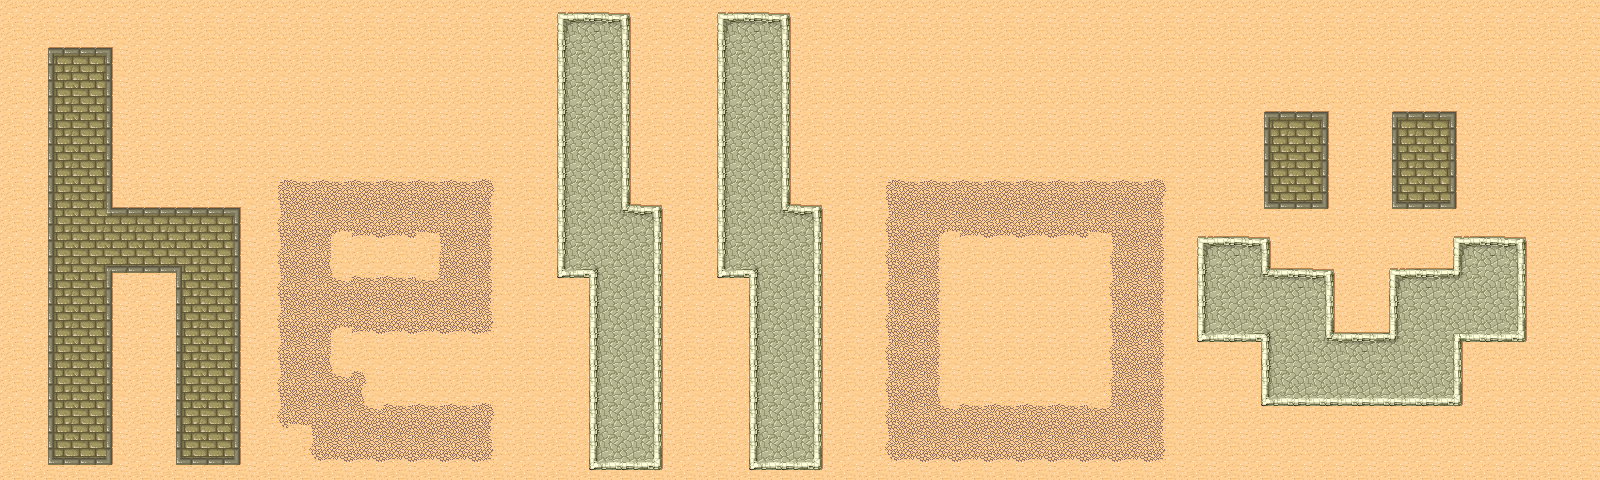

This is a level from a 2D game, rendered from its Tiled map with the project's own tilesets. A one-line summary and the map file follow, with tile-layer data summarised:
An orthogonal 50x15 tile map with 32x32 px tiles, 1 tile layer (Capa de Patrones 1).

<map version="1.0" orientation="orthogonal" renderorder="left-up" width="50" height="15" tilewidth="32" tileheight="32" nextobjectid="1">
 <tileset firstgid="1" name="tmw_desert_spacing" tilewidth="32" tileheight="32" spacing="1" margin="1" tilecount="48" columns="8">
  <image source="tmw_desert_spacing.png" width="265" height="199" />
  <terraintypes>
   <terrain name="Brick" tile="-1" />
   <terrain name="Dirt" tile="-1" />
   <terrain name="GreenBrick" tile="-1" />
  </terraintypes>
  <tile id="0" terrain=",,,0" />
  <tile id="1" terrain=",,0,0" />
  <tile id="2" terrain=",,0," />
  <tile id="3" terrain="1,1,1," />
  <tile id="4" terrain="1,1,,1" />
  <tile id="5" terrain=",,,1" />
  <tile id="6" terrain=",,1,1" />
  <tile id="7" terrain=",,1," />
  <tile id="8" terrain=",0,,0" />
  <tile id="9" terrain="0,0,0,0" />
  <tile id="10" terrain="0,,0," />
  <tile id="11" terrain="1,,1,1" />
  <tile id="12" terrain=",1,1,1" />
  <tile id="13" terrain=",1,,1" />
  <tile id="14" terrain="1,1,1,1" />
  <tile id="15" terrain="1,,1," />
  <tile id="16" terrain=",0,," />
  <tile id="17" terrain="0,0,," />
  <tile id="18" terrain="0,,," />
  <tile id="19" terrain="0,0,0," />
  <tile id="20" terrain="0,0,,0" />
  <tile id="21" terrain=",1,," />
  <tile id="22" terrain="1,1,," />
  <tile id="23" terrain="1,,," />
  <tile id="24" terrain=",,,2" />
  <tile id="25" terrain=",,2,2" />
  <tile id="26" terrain=",,2," />
  <tile id="27" terrain="0,,0,0" />
  <tile id="28" terrain=",0,0,0" />
  <tile id="32" terrain=",2,,2" />
  <tile id="33" terrain="2,2,2,2" />
  <tile id="34" terrain="2,,2," />
  <tile id="35" terrain="2,2,2," />
  <tile id="36" terrain="2,2,,2" />
  <tile id="40" terrain=",2,," />
  <tile id="41" terrain="2,2,," />
  <tile id="42" terrain="2,,," />
  <tile id="43" terrain="2,,2,2" />
  <tile id="44" terrain=",2,2,2" />
 </tileset>
 <layer name="Capa de Patrones 1" width="50" height="15">
  <data>[750 cells, 750 non-empty, 39 distinct tile ids]</data>
 </layer>
</map>
